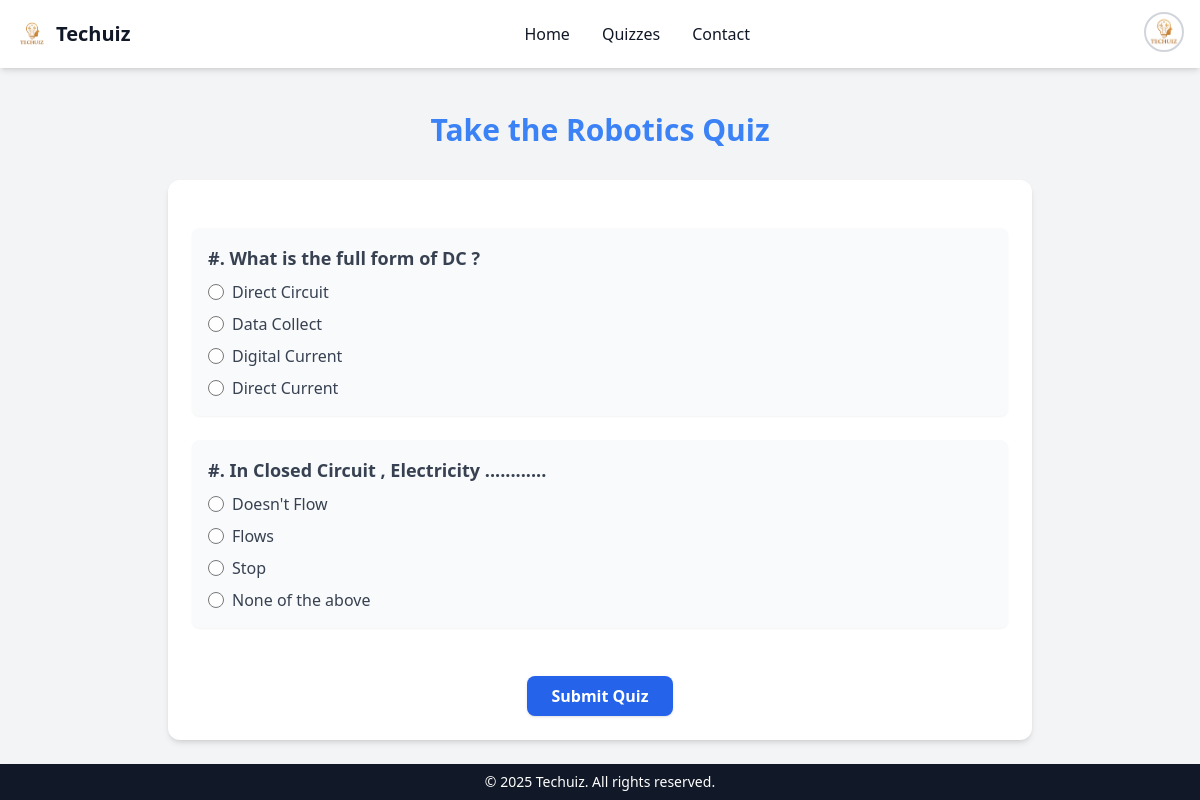
Screenshot of /quizzes/category/Robotics (signed in) with the database file from the repository.
### quiz/models.py (models this page shows, shortened)
class BaseModel(models.Model):
    uid = models.UUIDField(primary_key=True,default=uuid.uuid4)
    created_at = models.DateTimeField(auto_now_add=True)
    updated_at = models.DateTimeField(auto_now=True)
    class Meta:
        abstract = True

class Category(BaseModel):
    category_name = models.CharField(max_length=50)

class Question(BaseModel):
    category = models.ForeignKey(Category, related_name='category', on_delete=models.CASCADE)
    question = models.TextField()
    marks = models.IntegerField(default=1)

class Answer(BaseModel):
    question = models.ForeignKey(Question, related_name='question_answer', on_delete= models.CASCADE)
    answer = models.CharField()
    is_correct = models.BooleanField(default=False)

### quiz/views.py (the view, shortened to what this page needs)
# urls.py: path('quizzes/category/<str:name>', views.category_view, name='category'),
def category_view(request,name):
    answers = Answer.objects.all()
    questions = Question.objects.all()
    categories = Category.objects.all()
    context ={
        'name' : name ,
        'categories' : categories,
        'questions' : questions,
        'answers' : answers,
        }
    return render(request,'category.html',context)

### quiz/templates/category.html (shortened to what this page needs)
{% extends "base.html" %}
{% block content %}
  <div class="relative">
<div class="max-w-4xl mx-auto px-4 py-8 ">
  <h1 class="text-3xl font-bold text-center text-blue-500 mb-8">Take the {{ name }} Quiz</h1>
  <form action="" method="POST" class="space-y-6 bg-white shadow-md rounded-xl p-6">
    {% for question in questions %}
      {% if name == question.category.category_name %}
        <div class="bg-gray-50 p-4 rounded-lg shadow-sm">
          <label for="question-{{ question.uid }}" class="block text-lg font-semibold text-gray-700 mb-2">
            {{index}}#. {{ question.question }}
          </label>
          <div class="space-y-2">
            {% for answer in answers %}
              {% if answer.question.question == question.question %}
                <div class="flex items-center space-x-2">
                  <input
                    type="radio"
                    id="answer-{{ answer.uid }}"
                    name="{{ question.question }}"
                    value="{{ answer.answer }}"
                    class="h-4 w-4 text-blue-600 border-gray-300 rounded focus:ring-blue-500"
                    required
                  >
                  <label for="answer-{{ answer.uid }}" class="text-gray-700">{{ answer.answer }}</label>
                </div>
              {% endif %}
            {% endfor %}
          </div>
        </div>
      {% endif %}
    {% endfor %}
    <div class="text-center">
      <button type="submit"  id="submit" class="mt-6 px-6 py-2 bg-blue-600 hover:bg-blue-700 text-white font-semibold rounded-lg shadow">
        Submit Quiz
      </button>
    </div>
  </form>
</div>
</div>
{% endblock %}

### rows the page displays
Category: category_name "Robotics"
Question: question "What is the full form of DC ?"
Answer: answer "Direct Circuit"
Answer: answer "Data Collect"
Answer: answer "Digital Current"
Answer: answer "Direct Current"
Question: question "In Closed Circuit , Electricity ............"
Answer: answer "Doesn't Flow"
Answer: answer "Flows"
Answer: answer "Stop"
Answer: answer "None of the above"
